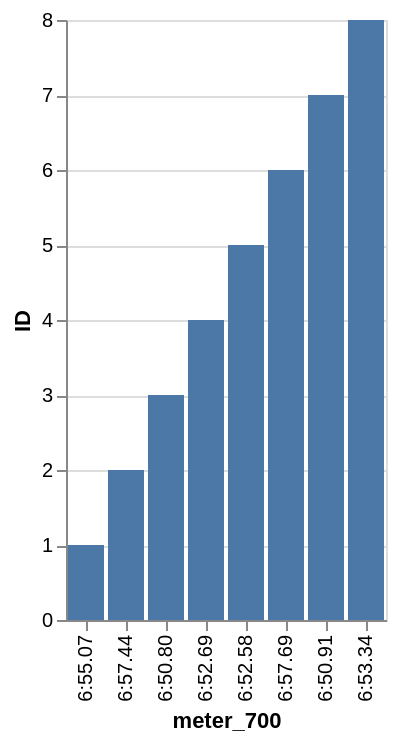

Here is the Vega-Lite specification saved for this chart:
### Vega-Lite specification from a JSON file in a GitHub repository (floating-point values rounded to 4 significant figures)
{"data": {"values": [{"x_data": "6:55.07", "y_data": 1}, {"x_data": "6:57.44", "y_data": 2}, {"x_data": "6:50.80", "y_data": 3}, {"x_data": "6:52.69", "y_data": 4}, {"x_data": "6:52.58", "y_data": 5}, {"x_data": "6:57.69", "y_data": 6}, {"x_data": "6:50.91", "y_data": 7}, {"x_data": "6:53.34", "y_data": 8}]}, "mark": "bar", "encoding": {"x": {"field": "x_data", "type": "nominal", "title": "meter_700", "sort": {"op": "sum", "field": "y_data", "order": "ascending"}}, "y": {"field": "y_data", "type": "quantitative", "title": "ID"}}}
